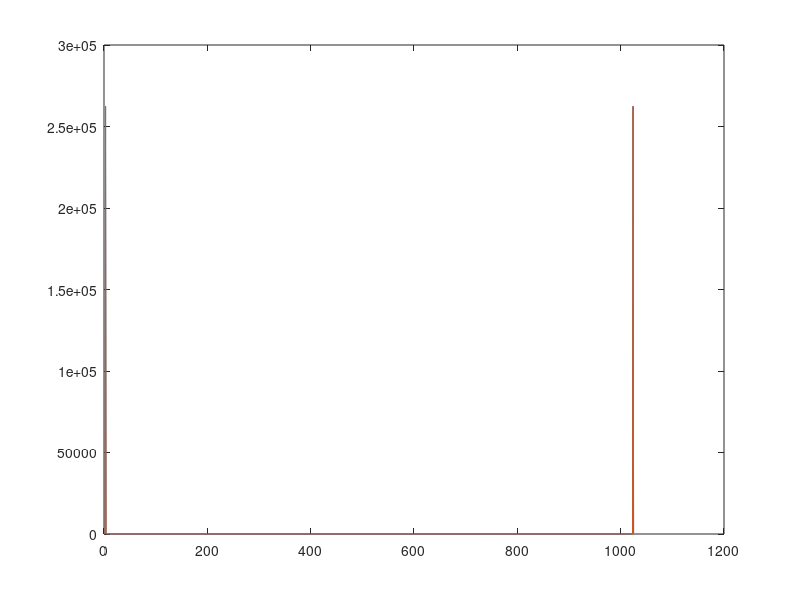

Source code (MATLAB):
f = 1e3/2;

T = 2/f;


N = 1025;


t = linspace(eps, T, N);

x = sin(2*pi*f*t);

% plot(t, x);

y = fft(x, N);

x1 = ifft(y, N);

y1 = fft(x1, N);

figure; plot(abs(y).^2); hold on; plot(abs(y1).^2);
